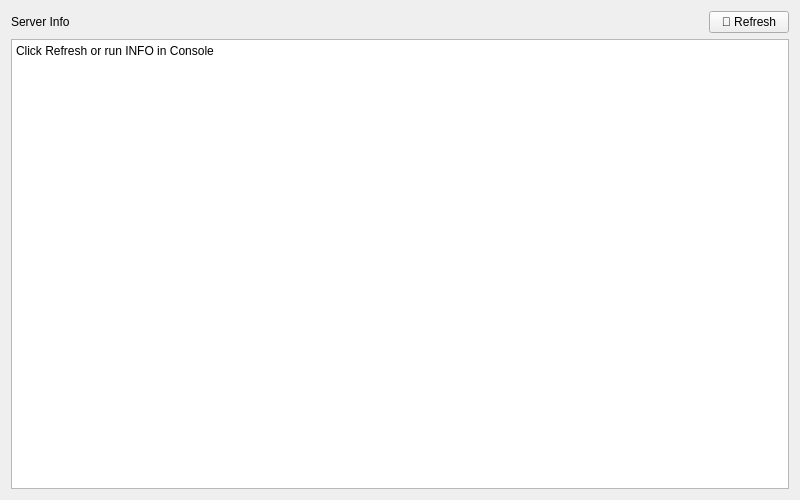
<?xml version="1.0" encoding="UTF-8"?>
<ui version="4.0">
 <class>InfoPanel</class>
 <widget class="QWidget" name="InfoPanel">
  <property name="geometry">
   <rect>
    <x>0</x>
    <y>0</y>
    <width>800</width>
    <height>500</height>
   </rect>
  </property>
  <layout class="QVBoxLayout" name="infoLayout">
   <property name="leftMargin">16</property>
   <property name="topMargin">12</property>
   <property name="rightMargin">16</property>
   <property name="bottomMargin">12</property>
   <property name="spacing">8</property>
   <item>
    <layout class="QHBoxLayout" name="infoHeader">
     <item>
      <widget class="QLabel" name="m_title">
       <property name="text">
        <string>Server Info</string>
       </property>
      </widget>
     </item>
     <item>
      <spacer name="headerSpacer">
       <property name="orientation">
        <enum>Qt::Horizontal</enum>
       </property>
       <property name="sizeHint" stdset="0">
        <size>
         <width>40</width>
         <height>20</height>
        </size>
       </property>
      </spacer>
     </item>
     <item>
      <widget class="QPushButton" name="m_refreshBtn">
       <property name="text">
        <string>🔄 Refresh</string>
       </property>
      </widget>
     </item>
    </layout>
   </item>
   <item>
    <widget class="QPlainTextEdit" name="m_output">
     <property name="readOnly">
      <bool>true</bool>
     </property>
     <property name="plainText">
      <string>Click Refresh or run INFO in Console</string>
     </property>
    </widget>
   </item>
  </layout>
 </widget>
 <resources/>
 <connections/>
</ui>
